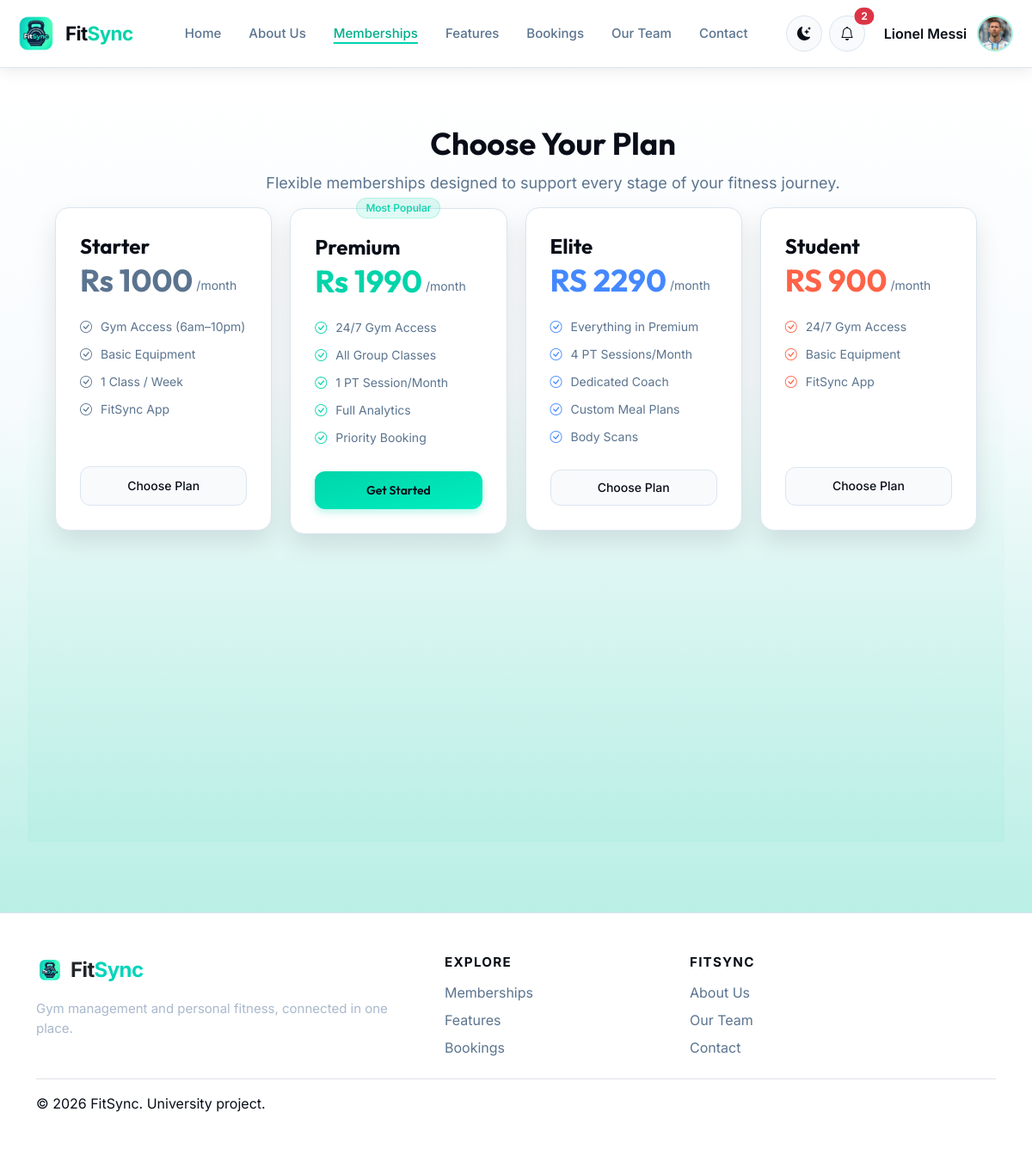
The page /memberships/ (signed in) on the database its author committed.
### gym/models.py (models this page shows, shortened)
class User(AbstractUser):
    class Role(models.TextChoices):
        MEMBER = ("MEMBER", "Member")
        STAFF = ("STAFF", "Staff")
        COACH = ("COACH", "Coach")
        ADMIN = ("ADMIN", "Admin")
    email = models.EmailField(unique=True)
    role = models.CharField(max_length=20, choices=Role.choices, default=Role.MEMBER)
    class Meta:
        db_table = "accounts_user"

class MemberProfile(models.Model):
    user = models.OneToOneField(
        settings.AUTH_USER_MODEL,
        on_delete=models.CASCADE,
        related_name="member_profile",
    )
    profile_picture = models.ImageField(
        upload_to="profile_pics/", blank=True, null=True
    )
    avatar_static_path = models.CharField(max_length=255, blank=True)
    @property
    def avatar_url(self):
        from django.templatetags.static import static
        if self.profile_picture:
            return self.profile_picture.url
        return static(self.avatar_static_path) if self.avatar_static_path else ""
    phone = models.CharField(max_length=30, blank=True)
    date_of_birth = models.DateField(blank=True, null=True)
    emergency_contact = models.CharField(max_length=100, blank=True)
    age = models.PositiveSmallIntegerField(blank=True, null=True)
    height_cm = models.PositiveIntegerField(blank=True, null=True)
    current_weight_kg = models.DecimalField(
        max_digits=5, decimal_places=2, blank=True, null=True
    )
    target_weight_kg = models.DecimalField(
        max_digits=5, decimal_places=2, blank=True, null=True
    )
    fitness_goal = models.CharField(max_length=200, blank=True)
    medical_notes = models.TextField(blank=True)
    class Meta:
        db_table = "accounts_memberprofile"

class MembershipPackage(models.Model):
    SERVICE_TYPE_CHOICES = [
        ("YOGA", "Yoga"),
        ("ZUMBA", "Zumba"),
        ("FITNESS", "Fitness"),
        ("SAUNA", "Sauna"),
        ("PERSONAL_TRAINING", "Personal Training"),
        ("PILATES", "Pilates"),
        ("BOXING", "Boxing"),
        ("HIIT", "HIIT"),
        ("CYCLING", "Cycling"),
        ("STRENGTH_TRAINING", "Strength Training"),
    ]
    name = models.CharField(max_length=80)
    slug = models.SlugField(unique=True)
    price = models.DecimalField(max_digits=8, decimal_places=2)
    duration_months = models.PositiveSmallIntegerField(default=1)
    description = models.CharField(max_length=220, blank=True)
    features = models.TextField(help_text="One feature per line")
    audience = models.CharField(max_length=80, blank=True)
    allowed_service_types = models.CharField(
        max_length=200, blank=True, help_text="Leave empty to allow every service type."
    )
    is_featured = models.BooleanField(default=False)
    is_active = models.BooleanField(default=True)
    class Meta:
        ordering = ["price", "name"]
        db_table = "memberships_membershippackage"
    @property
    def feature_list(self):
        return [item.strip() for item in self.features.splitlines() if item.strip()]

### gym/views.py (the view)
# urls.py: path("", views.public_packages, name="public_packages"),
def public_packages(request):
    return render(request, "public/memberships.html", {"packages": _active_packages()})

### gym/context_processors.py (called while the page is built)
def notification_menu(request):
    if not request.user.is_authenticated:
        return {}
    unread = Notification.objects.filter(recipient=request.user, is_read=False)
    today = timezone.localdate()
    notices = Notice.objects.filter(is_active=True, publish_date__lte=today).filter(
        expires_on__isnull=True
    ) | Notice.objects.filter(
        is_active=True, publish_date__lte=today, expires_on__gte=today
    )
    return {
        "notification_menu_items": unread[:5],
        "unread_notification_count": unread.count(),
        "active_gym_notices": notices.distinct()[:3],
    }

### gym/views.py (called while the page is built)
def _active_packages():
    return (
        MembershipPackage.objects.filter(is_active=True)
        .annotate(
            plan_order=Case(
                When(slug="starter", then=Value(1)),
                When(slug="premium", then=Value(2)),
                When(slug="elite", then=Value(3)),
                When(slug="student", then=Value(4)),
                default=Value(99),
                output_field=IntegerField(),
            )
        )
        .order_by("plan_order", "name")
    )

### templates/public/memberships.html (shortened to what this page needs)
{% extends "base.html" %}
{% load static %}
{% block body_class %}figma-membership-public-body{% endblock %}
{% block extra_css %}
<link rel="stylesheet" href="{% static 'css/memberships.css' %}">
{% endblock %}
{% block main_class %}figma-membership-public-main{% endblock %}
{% block content %}
<section class="figma-public-memberships" aria-labelledby="membership-plans-title">
    <div class="figma-membership-heading-wrap">
        <h1 id="membership-plans-title">Choose Your Plan</h1>
        <p>Flexible memberships designed to support every stage of your fitness journey.</p>
    </div>
    <div class="figma-membership-card-grid">
        {% for package in packages %}
        <article class="figma-plan-card figma-plan-{{ package.slug }}{% if package.is_featured %} is-featured{% endif %}">
            {% if package.is_featured %}
            <span class="figma-popular-pill">Most Popular</span>
            {% endif %}
            <div class="figma-plan-top">
                <h2>{{ package.name }}</h2>
                <div class="figma-plan-price">
                    <strong>{% if package.slug == 'elite' or package.slug == 'student' %}RS{% else %}Rs{% endif %} {{ package.price|floatformat:0 }}</strong>
                    <span>/month</span>
                </div>
            </div>
            <ul class="figma-plan-features">
                {% for feature in package.feature_list %}
                <li>
                    <i class="bi bi-check-circle" aria-hidden="true"></i>
                    <span>{{ feature }}</span>
                </li>
                {% endfor %}
            </ul>
            <a class="figma-plan-button{% if package.is_featured %} featured-button{% endif %}"
               href="{% url 'memberships:auth_required' package.id %}">
                {% if package.is_featured %}Get Started{% else %}Choose Plan{% endif %}
            </a>
        </article>
        {% empty %}
        <div class="empty-state">No membership plans are currently available.</div>
        {% endfor %}
    </div>
</section>
{% endblock %}

### templates/includes/navbar.html (shortened to what this page needs)
{% load static %}
<nav class="navbar navbar-expand-xl fitsync-navbar sticky-top" aria-label="Main navigation">
    <div class="container-fluid px-3 px-xxl-4">
        <a class="navbar-brand fitsync-brand d-flex align-items-center gap-2" href="{% url 'core:home' %}">
    <img class="fitsync-logo" src="{% static 'img/fitsync-logo.png' %}" alt="FitSync logo">
    <span class="fitsync-brand-name">
        Fit<span class="brand-accent">Sync</span>
    </span>
</a>
        <div class="collapse navbar-collapse" id="fitsyncPublicNav">
            <ul class="navbar-nav mx-auto align-items-xl-center">
                <li class="nav-item"><a class="nav-link {% if request.resolver_match.namespace == 'core' and request.resolver_match.url_name == 'home' %}active{% endif %}" href="{% url 'core:home' %}">Home</a></li>
                <li class="nav-item"><a class="nav-link {% if request.resolver_match.namespace == 'aboutus' %}active{% endif %}" href="{% url 'aboutus:index' %}">About Us</a></li>
                <li class="nav-item"><a class="nav-link {% if request.resolver_match.namespace == 'memberships' %}active{% endif %}" href="{% url 'memberships:public_packages' %}">Memberships</a></li>
                <li class="nav-item"><a class="nav-link {% if request.resolver_match.namespace == 'core' and request.resolver_match.url_name == 'features' %}active{% endif %}" href="{% url 'core:features' %}">Features</a></li>
                <li class="nav-item">
                    <a class="nav-link {% if request.resolver_match.namespace == 'bookings' %}active{% endif %}"
                       href="{% url 'bookings:schedule' %}">
                        Bookings
                    </a>
                </li>
                <li class="nav-item"><a class="nav-link {% if request.resolver_match.namespace == 'ourteam' %}active{% endif %}" href="{% url 'ourteam:index' %}">Our Team</a></li>
                <li class="nav-item"><a class="nav-link {% if request.resolver_match.namespace == 'core' and request.resolver_match.url_name == 'contact' %}active{% endif %}" href="{% url 'core:contact' %}">Contact</a></li>
            </ul>
            <div class="navbar-actions d-flex align-items-center gap-2 pt-3 pt-xl-0">
                <button class="btn theme-toggle" type="button" data-theme-toggle aria-label="Switch to dark mode" title="Switch theme">
                    <i class="bi bi-moon-stars" data-theme-icon aria-hidden="true"></i>
                </button>
                {% if request.user.is_authenticated %}
                    <div class="dropdown">
                        <button class="btn notification-toggle position-relative" type="button" data-bs-toggle="dropdown" aria-expanded="false" aria-label="Notifications">
                            <i class="bi bi-bell"></i>
                            {% if unread_notification_count %}<span class="position-absolute top-0 start-100 translate-middle badge rounded-pill text-bg-danger">{{ unread_notification_count }}</span>{% endif %}
                        </button>
                    </div>
                    <div class="dropdown">
                        <button class="navbar-account-toggle" type="button" data-bs-toggle="dropdown" aria-expanded="false">
                            <span class="navbar-account-name">{{ request.user.get_full_name|default:request.user.username }}</span>
                            {% if request.user.member_profile.avatar_url %}
                                <img class="navbar-account-avatar" src="{{ request.user.member_profile.avatar_url }}" alt="">
                            {% elif request.user.coach_profile.photo_url %}
                                <img class="navbar-account-avatar" src="{{ request.user.coach_profile.photo_url }}" alt="">
                            {% else %}
                                <span class="navbar-account-avatar navbar-account-initials" aria-hidden="true">
                                    {% if request.user.first_name or request.user.last_name %}{{ request.user.first_name|slice:":1"|upper }}{{ request.user.last_name|slice:":1"|upper }}{% else %}{{ request.user.username|slice:":1"|upper }}{% endif %}
                                </span>
                            {% endif %}
                        </button>
                    </div>
                {% else %}
                    <a class="btn btn-secondary-fitsync" href="{% url 'accounts:login' %}">Login</a>
                    <a class="btn btn-primary-fitsync" href="{% url 'accounts:register' %}">Get Started</a>
                {% endif %}
            </div>
        </div>
    </div>
</nav>

### static/css/base.css (style rules this page uses)
:root { --bg-color: #f4f7fb; --surface-color: #ffffff; --surface-soft: #f8fafc; --text-color: #080d17; --muted-color: #5b748f; --border-color: #dbe5f0; --primary-color: #00d4aa; --primary-strong: #00ad8a; --danger-color: #dc3545; --navbar-color: #ffffff; --sidebar-color: #07152d; --footer-color: #ffffff; --shadow-color: rgba(8, 13, 23, 0.08); --radius-sm: 10px; --radius-md: 12px; --radius-lg: 16px; --sidebar-width: 238px; --topbar-height: 70px; }
html[data-theme="light"] { color-scheme: light; --bg-color: #f4f7fb; --surface-color: #ffffff; --text-color: #080d17; --muted-color: #5b748f; --border-color: #dbe5f0; --navbar-color: #ffffff; --sidebar-color: #ffffff; --footer-color: #ffffff; --shadow-color: rgba(8, 13, 23, 0.08); --page-gradient: linear-gradient(to bottom, #ffffff, #04cfa6); --member-sidebar-background: #ffffff; --member-sidebar-border: #dbe5f0; --member-sidebar-text: #080d17; --member-sidebar-muted: #5b748f; --member-sidebar-accent: #00876c; }
*, *::before, *::after { box-sizing: border-box; }
html, body { min-height: 100%; }
body { min-height: 100vh; margin: 0; background: var(--page-gradient); color: var(--text-color); font-family: "Inter", system-ui, -apple-system, BlinkMacSystemFont, "Segoe UI", sans-serif; transition: background-color 160ms ease, color 160ms ease; }
h1, h2, h3, h4, h5, h6, .fitsync-brand { font-family: "Inter", sans-serif; }
a { color: inherit; }
.fitsync-navbar { min-height: 76px; background: var(--navbar-color); border-bottom: 1px solid var(--border-color); box-shadow: 0 4px 16px var(--shadow-color); }
.fitsync-brand { display: inline-flex; align-items: center; gap: 10px; color: var(--text-color); font-size: 1.5rem; font-weight: 700; letter-spacing: -0.6px; text-decoration: none; white-space: nowrap; }
.fitsync-brand img { flex: 0 0 auto; }
.brand-accent { color: var(--primary-color); }
.fitsync-navbar .navbar-nav { gap: 1rem; }
.fitsync-navbar .nav-link { padding: 0.65rem 0.35rem; color: var(--muted-color); font-size: 0.94rem; font-weight: 500; }
.fitsync-navbar .nav-link:hover, .fitsync-navbar .nav-link:focus, .fitsync-navbar .nav-link.active { color: var(--primary-strong); }
.fitsync-navbar .nav-link.active { text-decoration: underline; text-decoration-thickness: 2px; text-decoration-color: var(--primary-color); text-underline-offset: 5px; }
.navbar-account-toggle { display: inline-flex; min-height: 46px; align-items: center; gap: 0.75rem; padding: 0.25rem 0.3rem 0.25rem 0.8rem; color: var(--text-color); background: transparent; border: 1px solid transparent; border-radius: 999px; }
.navbar-account-name { max-width: 150px; overflow: hidden; font-weight: 600; white-space: nowrap; text-overflow: ellipsis; }
.navbar-account-avatar { width: 42px; height: 42px; flex: 0 0 42px; border: 2px solid rgba(0, 212, 170, 0.35); border-radius: 50%; object-fit: cover; object-position: center top; }
.theme-toggle, .notification-toggle, .sidebar-toggle { display: inline-grid; width: 42px; height: 42px; place-items: center; padding: 0; color: var(--text-color); background: var(--surface-soft); border: 1px solid var(--border-color); border-radius: 50%; }
.fitsync-logo { width: 52px; height: 52px; object-fit: contain; border-radius: 12px; }
.fitsync-brand-name { font-size: 1.4rem; font-weight: 700; color: var(--text-color); }

### rows shown on the page
User: user.get_full_name "Lionel Messi", user.member_profile.avatar_url (picture)
MembershipPackage: name "Starter", slug "Rs", price "1000", feature_list "Gym Access (6am–10pm)" "Basic Equipment" "1 Class / Week" "FitSync App", is_featured "Choose Plan"
MembershipPackage: is_featured "Most Popular", name "Premium", slug "Rs", price "1990", feature_list "24/7 Gym Access" "All Group Classes" "1 PT Session/Month" "Full Analytics" "Priority Booking"
MembershipPackage: name "Elite", slug "RS", price "2290", feature_list "Everything in Premium" "4 PT Sessions/Month" "Dedicated Coach" "Custom Meal Plans" "Body Scans", is_featured "Choose Plan"
MembershipPackage: name "Student", slug "RS", price "900", feature_list "24/7 Gym Access" "Basic Equipment" "FitSync App", is_featured "Choose Plan"

### other values the page prints
{{ unread_notification_count }} "2"
